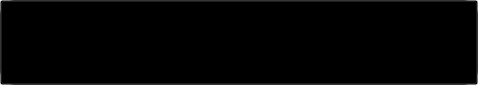
<?xml version="1.0" encoding="UTF-8"?>
<ui version="4.0">
 <class>Form</class>
 <widget class="QWidget" name="Form">
  <property name="geometry">
   <rect>
    <x>0</x>
    <y>0</y>
    <width>478</width>
    <height>85</height>
   </rect>
  </property>
  <property name="windowTitle">
   <string>Form</string>
  </property>
  <widget class="QWidget" name="template_funcs_setor" native="true">
   <property name="geometry">
    <rect>
     <x>0</x>
     <y>0</y>
     <width>478</width>
     <height>85</height>
    </rect>
   </property>
   <property name="sizePolicy">
    <sizepolicy hsizetype="Fixed" vsizetype="Fixed">
     <horstretch>0</horstretch>
     <verstretch>0</verstretch>
    </sizepolicy>
   </property>
   <property name="minimumSize">
    <size>
     <width>478</width>
     <height>78</height>
    </size>
   </property>
   <property name="cursor">
    <cursorShape>PointingHandCursor</cursorShape>
   </property>
   <property name="styleSheet">
    <string notr="true">#template_funcs_setor{
background-color: rgb(108, 108, 108);
border-radius: 15px;
	
}</string>
   </property>
   <layout class="QHBoxLayout" name="horizontalLayout_13">
    <property name="leftMargin">
     <number>7</number>
    </property>
    <item>
     <widget class="QLabel" name="foto_func">
      <property name="sizePolicy">
       <sizepolicy hsizetype="Fixed" vsizetype="Preferred">
        <horstretch>0</horstretch>
        <verstretch>0</verstretch>
       </sizepolicy>
      </property>
      <property name="minimumSize">
       <size>
        <width>60</width>
        <height>60</height>
       </size>
      </property>
      <property name="maximumSize">
       <size>
        <width>60</width>
        <height>60</height>
       </size>
      </property>
      <property name="cursor">
       <cursorShape>PointingHandCursor</cursorShape>
      </property>
      <property name="text">
       <string/>
      </property>
      <property name="pixmap">
       <pixmap resource="../../imagens/imgs.qrc">:/imgs/logo_new_te.png</pixmap>
      </property>
      <property name="scaledContents">
       <bool>true</bool>
      </property>
     </widget>
    </item>
    <item>
     <widget class="QWidget" name="info_func_setor" native="true">
      <property name="cursor">
       <cursorShape>PointingHandCursor</cursorShape>
      </property>
      <layout class="QVBoxLayout" name="verticalLayout_53">
       <property name="spacing">
        <number>8</number>
       </property>
       <property name="leftMargin">
        <number>0</number>
       </property>
       <item>
        <widget class="QLabel" name="nome_func_setor">
         <property name="cursor">
          <cursorShape>PointingHandCursor</cursorShape>
         </property>
         <property name="text">
          <string>&lt;html&gt;&lt;head/&gt;&lt;body&gt;&lt;p&gt;&lt;span style=&quot; font-size:14pt;&quot;&gt;nome_func&lt;/span&gt;&lt;/p&gt;&lt;/body&gt;&lt;/html&gt;</string>
         </property>
        </widget>
       </item>
       <item>
        <widget class="QLabel" name="funcao_func">
         <property name="text">
          <string>funcao_func</string>
         </property>
        </widget>
       </item>
      </layout>
     </widget>
    </item>
   </layout>
  </widget>
  <widget class="QPushButton" name="pushButton">
   <property name="geometry">
    <rect>
     <x>0</x>
     <y>0</y>
     <width>478</width>
     <height>85</height>
    </rect>
   </property>
   <property name="styleSheet">
    <string notr="true">
color: transparent;
background-color:transparent;</string>
   </property>
   <property name="text">
    <string>PushButton</string>
   </property>
  </widget>
 </widget>
 <resources>
  <include location="../../imagens/imgs.qrc"/>
  <include location="../imagens/imgs.qrc"/>
 </resources>
 <connections/>
</ui>
